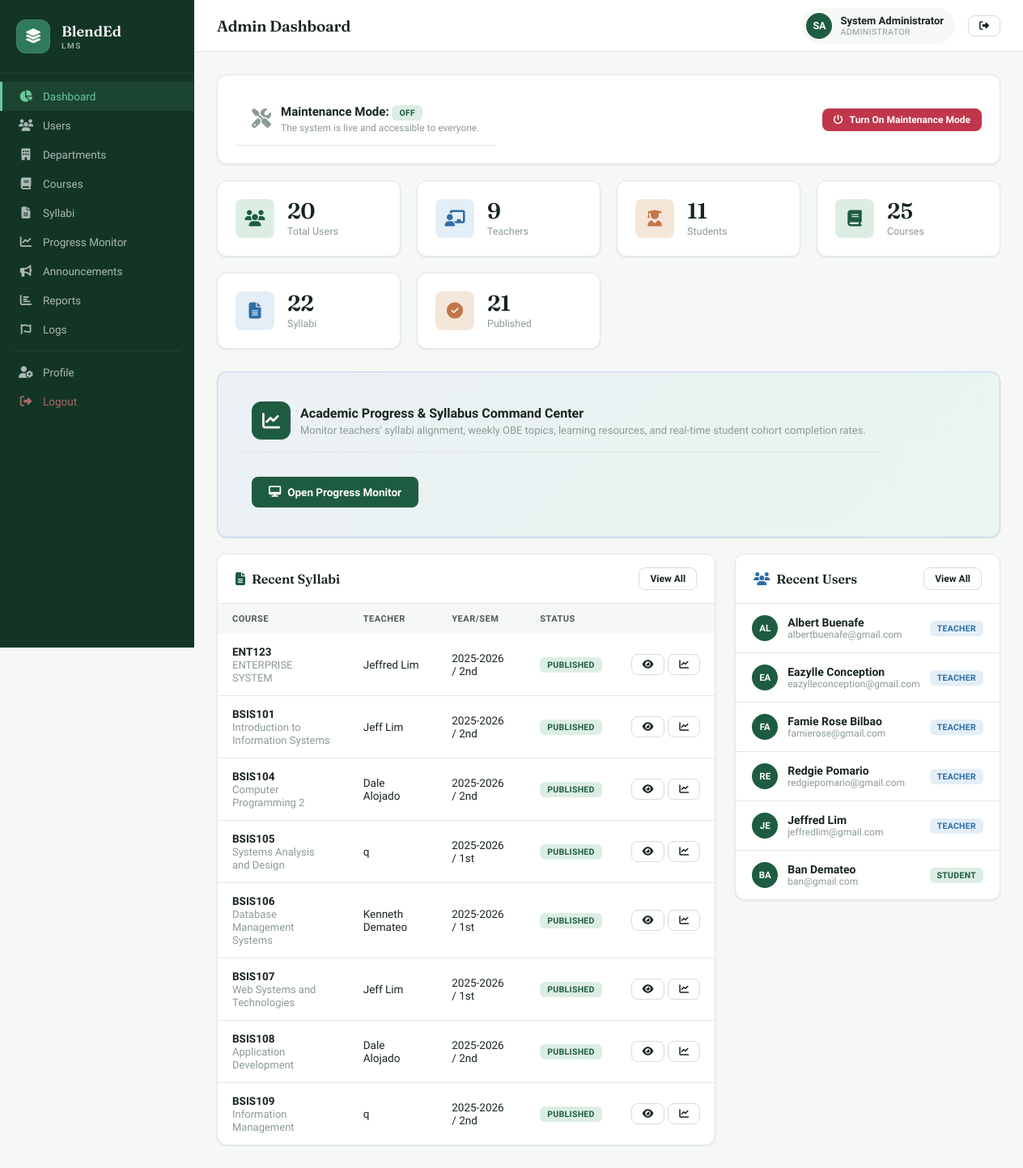
The page /admin/dashboard.php (signed in) on the database as committed earlier.
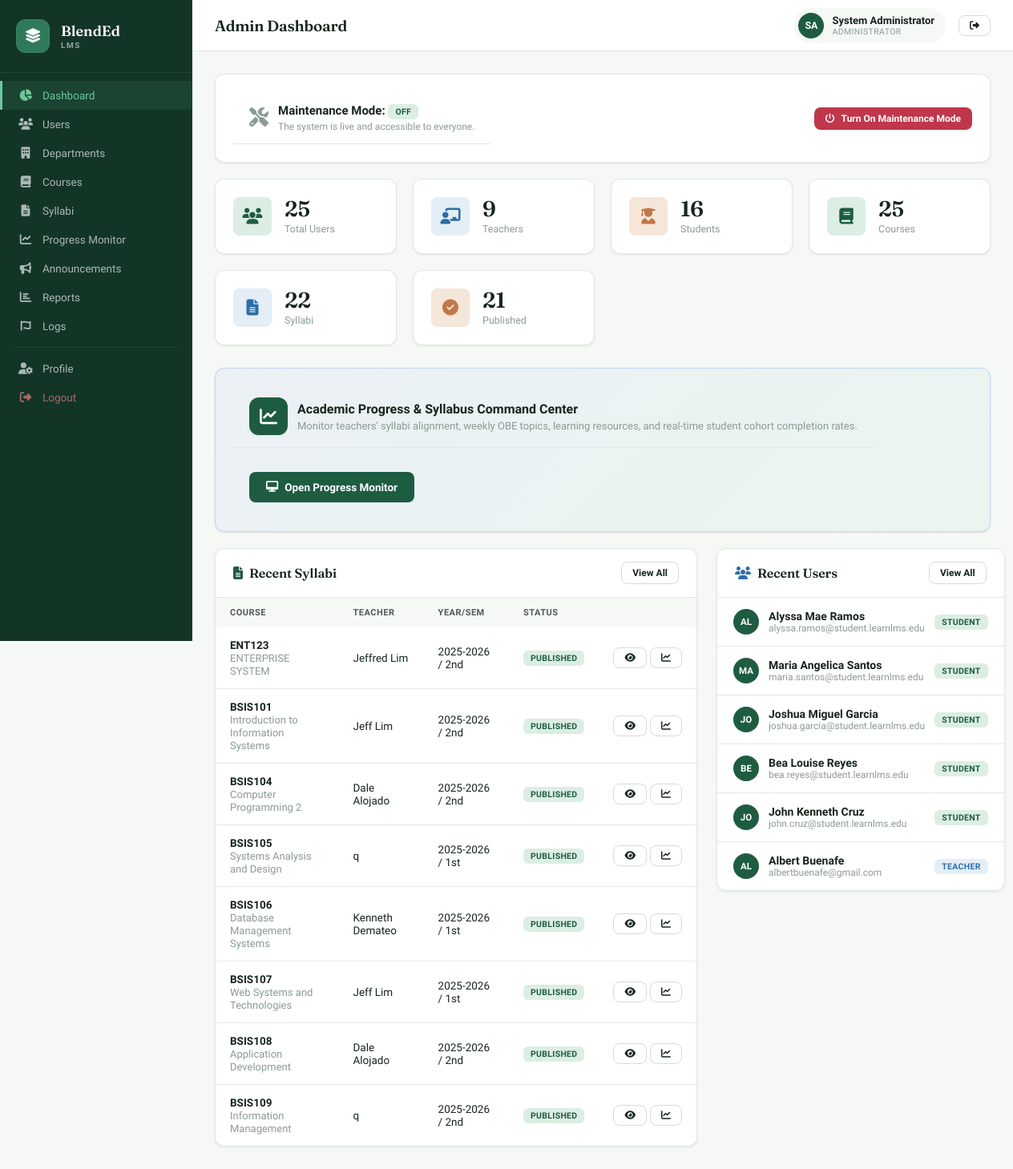
The same page on the database as committed later.
### tables this page shows
CREATE TABLE `syllabi` (
  `id` int NOT NULL AUTO_INCREMENT,
  `course_id` int NOT NULL,
  `teacher_id` int NOT NULL,
  `academic_year` varchar(20) NOT NULL,
  `semester` enum('1st','2nd','Summer') NOT NULL,
  `section_name` varchar(100) DEFAULT NULL,
  `course_description` text,
  `course_outcomes` text,
  `grading_system` text,
  `status` enum('draft','published','archived') DEFAULT 'draft',
  `image_path` varchar(255) DEFAULT NULL,
  `syllabus_file` varchar(255) DEFAULT NULL,
  `external_url` varchar(500) DEFAULT NULL,
  `created_at` timestamp NOT NULL DEFAULT CURRENT_TIMESTAMP,
  `updated_at` timestamp NOT NULL DEFAULT CURRENT_TIMESTAMP ON UPDATE CURRENT_TIMESTAMP,
  PRIMARY KEY (`id`),
  KEY `course_id` (`course_id`),
  KEY `teacher_id` (`teacher_id`),
  CONSTRAINT `syllabi_ibfk_1` FOREIGN KEY (`course_id`) REFERENCES `courses` (`id`) ON DELETE CASCADE,
  CONSTRAINT `syllabi_ibfk_2` FOREIGN KEY (`teacher_id`) REFERENCES `users` (`id`) ON DELETE CASCADE
);

CREATE TABLE `courses` (
  `id` int NOT NULL AUTO_INCREMENT,
  `department_id` int NOT NULL,
  `course_code` varchar(20) NOT NULL,
  `course_name` varchar(150) NOT NULL,
  `description` text,
  `units` int DEFAULT '3',
  `prerequisite` varchar(255) DEFAULT 'None',
  `year_level` int DEFAULT '1',
  `semester` enum('1st','2nd','Summer') DEFAULT '1st',
  `status` enum('active','inactive') DEFAULT 'active',
  `created_at` timestamp NOT NULL DEFAULT CURRENT_TIMESTAMP,
  PRIMARY KEY (`id`),
  UNIQUE KEY `course_code` (`course_code`),
  KEY `department_id` (`department_id`),
  CONSTRAINT `courses_ibfk_1` FOREIGN KEY (`department_id`) REFERENCES `departments` (`id`) ON DELETE CASCADE
);

CREATE TABLE `users` (
  `id` int NOT NULL AUTO_INCREMENT,
  `username` varchar(50) NOT NULL,
  `password` varchar(255) NOT NULL,
  `full_name` varchar(100) NOT NULL,
  `email` varchar(100) NOT NULL,
  `role` enum('admin','teacher','student') NOT NULL,
  `profile_pic` varchar(255) DEFAULT NULL,
  `status` enum('active','inactive') DEFAULT 'active',
  `created_at` timestamp NOT NULL DEFAULT CURRENT_TIMESTAMP,
  `updated_at` timestamp NOT NULL DEFAULT CURRENT_TIMESTAMP ON UPDATE CURRENT_TIMESTAMP,
  PRIMARY KEY (`id`),
  UNIQUE KEY `username` (`username`),
  UNIQUE KEY `email` (`email`)
);

### admin/dashboard.php (the view, shortened to what the changed rows need)
<?php
require_once '../includes/config.php';
$stats = [];
$stats['users'] = $conn->query("SELECT COUNT(*) c FROM users WHERE role != 'admin'")->fetch_assoc()['c'];
$stats['teachers'] = $conn->query("SELECT COUNT(*) c FROM users WHERE role='teacher'")->fetch_assoc()['c'];
$stats['students'] = $conn->query("SELECT COUNT(*) c FROM users WHERE role='student'")->fetch_assoc()['c'];
$stats['courses'] = $conn->query("SELECT COUNT(*) c FROM courses")->fetch_assoc()['c'];
$stats['syllabi'] = $conn->query("SELECT COUNT(*) c FROM syllabi")->fetch_assoc()['c'];
$stats['published'] = $conn->query("SELECT COUNT(*) c FROM syllabi WHERE status='published'")->fetch_assoc()['c'];
$recentSyllabi = $conn->query("SELECT s.*, c.course_name, c.course_code, u.full_name as teacher_name FROM syllabi s JOIN courses c ON s.course_id=c.id JOIN users u ON s.teacher_id=u.id ORDER BY s.created_at DESC LIMIT 8");
$recentUsers = $conn->query("SELECT * FROM users WHERE role != 'admin' ORDER BY created_at DESC LIMIT 6");
?>
<?php require_once '../includes/header.php'; ?>
<div class="app-layout">
<div class="main-content">
<div class="page-content">
<div class="stats-grid">
    <div class="stat-card green">
        <div class="stat-info"><div class="stat-num"><?= $stats['users'] ?></div><div class="stat-label">Total Users</div></div>
    </div>
    <div class="stat-card orange">
        <div class="stat-info"><div class="stat-num"><?= $stats['students'] ?></div><div class="stat-label">Students</div></div>
    </div>
</div>
<div class="dash-grid">
<div>
<div class="card">
    <div class="table-wrap">
    <table>
        <thead><tr><th>Course</th><th>Teacher</th><th>Year/Sem</th><th>Status</th><th></th></tr></thead>
        <tbody>
        <?php while($row = $recentSyllabi->fetch_assoc()): ?>
        <tr>
            <td><strong><?= htmlspecialchars($row['course_code']) ?></strong><br><small class="text-muted"><?= htmlspecialchars($row['course_name']) ?></small></td>
            <td><?= htmlspecialchars($row['teacher_name']) ?></td>
            <td><?= $row['academic_year'] ?> / <?= $row['semester'] ?></td>
            <td><?php
                $sc = ['draft'=>'badge-gray','published'=>'badge-green','archived'=>'badge-orange'];
                echo '<span class="badge '.$sc[$row['status']].'">'.ucfirst($row['status']).'</span>';
            ?></td>
            <td>
                <div style="display:flex;gap:4px">
                    <a href="syllabi_view.php?id=<?= $row['id'] ?>" class="btn btn-secondary btn-sm" title="View Syllabus"><i class="fas fa-eye"></i></a>
                    <a href="monitoring.php?syl=<?= $row['id'] ?>" class="btn btn-secondary btn-sm" title="Monitor Student Cohort"><i class="fas fa-chart-line"></i></a>
                </div>
            </td>
        </tr>
        <?php endwhile; ?>
        </tbody>
    </table>
    </div>
</div>
</div>
<div>
<div class="card">
    <div class="card-body" style="padding:0">
    <?php while($u = $recentUsers->fetch_assoc()):
        $ini = substr(strtoupper($u['full_name']),0,2); ?>
    <div style="display:flex;align-items:center;gap:12px;padding:14px 20px;border-bottom:1px solid var(--border)">
        <div class="avatar-sm"><?= $ini ?></div>
        <div style="flex:1">
            <div style="font-weight:600;font-size:14px"><?= htmlspecialchars($u['full_name']) ?></div>
            <div style="font-size:12px;color:var(--text3)"><?= $u['email'] ?></div>
        </div>
        <?php $rc = ['teacher'=>'badge-blue','student'=>'badge-green']; ?>
        <span class="badge <?= $rc[$u['role']] ?>"><?= ucfirst($u['role']) ?></span>
    </div>
    <?php endwhile; ?>
    </div>
</div>
</div>
</div>
</div>
</div>
</div>
</body></html>

Rows that differ between the two databases and show on the page:
no longer on this page (row unchanged): users: full_name "EA", full_name "Eazylle Conception", email "eazylleconception@gmail.com", role "TEACHER"
no longer on this page (row unchanged): users: full_name "FA", full_name "Famie Rose Bilbao", email "famierose@gmail.com", role "TEACHER"
no longer on this page (row unchanged): users: full_name "RE", full_name "Redgie Pomario", email "redgiepomario@gmail.com", role "TEACHER"
no longer on this page (row unchanged): users: full_name "JE", full_name "Jeffred Lim", email "jeffredlim@gmail.com", role "TEACHER"
no longer on this page (row unchanged): users: full_name "BA", full_name "Ban Demateo", email "ban@gmail.com", role "STUDENT"
added users: full_name "AL", full_name "Alyssa Mae Ramos", email "alyssa.ramos@student.learnlms.edu", role "STUDENT"
added users: full_name "MA", full_name "Maria Angelica Santos", email "maria.santos@student.learnlms.edu", role "STUDENT"
added users: full_name "JO", full_name "Joshua Miguel Garcia", email "joshua.garcia@student.learnlms.edu", role "STUDENT"
added users: full_name "BE", full_name "Bea Louise Reyes", email "bea.reyes@student.learnlms.edu", role "STUDENT"
added users: full_name "JO", full_name "John Kenneth Cruz", email "john.cruz@student.learnlms.edu", role "STUDENT"
Other text that changed with them:
$stats['users']: "20" → "25"
$stats['students']: "11" → "16"
